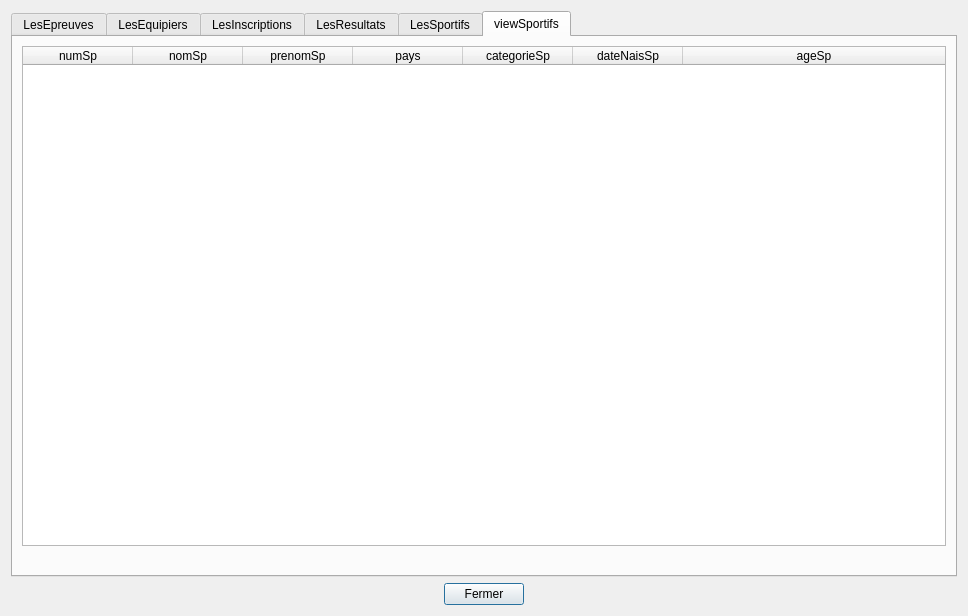
<?xml version="1.0" encoding="UTF-8"?>
<ui version="4.0">
 <class>tablesData</class>
 <widget class="QDialog" name="tablesData">
  <property name="geometry">
   <rect>
    <x>0</x>
    <y>0</y>
    <width>968</width>
    <height>616</height>
   </rect>
  </property>
  <property name="sizePolicy">
   <sizepolicy hsizetype="Preferred" vsizetype="Preferred">
    <horstretch>0</horstretch>
    <verstretch>0</verstretch>
   </sizepolicy>
  </property>
  <property name="minimumSize">
   <size>
    <width>0</width>
    <height>0</height>
   </size>
  </property>
  <property name="windowTitle">
   <string>BD JO</string>
  </property>
  <layout class="QVBoxLayout" name="verticalLayout">
   <item>
    <widget class="QTabWidget" name="tabWidget">
     <property name="currentIndex">
      <number>5</number>
     </property>
     <widget class="QWidget" name="tabEpreuves">
      <attribute name="title">
       <string>LesEpreuves</string>
      </attribute>
      <layout class="QVBoxLayout" name="verticalLayout_2">
       <item>
        <widget class="QTableWidget" name="tableEpreuves">
         <property name="sizePolicy">
          <sizepolicy hsizetype="Expanding" vsizetype="Expanding">
           <horstretch>0</horstretch>
           <verstretch>0</verstretch>
          </sizepolicy>
         </property>
         <property name="minimumSize">
          <size>
           <width>0</width>
           <height>400</height>
          </size>
         </property>
         <property name="baseSize">
          <size>
           <width>0</width>
           <height>0</height>
          </size>
         </property>
         <property name="layoutDirection">
          <enum>Qt::LeftToRight</enum>
         </property>
         <property name="sizeAdjustPolicy">
          <enum>QAbstractScrollArea::AdjustToContents</enum>
         </property>
         <property name="sortingEnabled">
          <bool>true</bool>
         </property>
         <property name="columnCount">
          <number>6</number>
         </property>
         <attribute name="horizontalHeaderCascadingSectionResizes">
          <bool>true</bool>
         </attribute>
         <attribute name="horizontalHeaderDefaultSectionSize">
          <number>150</number>
         </attribute>
         <attribute name="horizontalHeaderHighlightSections">
          <bool>true</bool>
         </attribute>
         <attribute name="horizontalHeaderMinimumSectionSize">
          <number>50</number>
         </attribute>
         <attribute name="horizontalHeaderShowSortIndicator" stdset="0">
          <bool>true</bool>
         </attribute>
         <attribute name="horizontalHeaderStretchLastSection">
          <bool>true</bool>
         </attribute>
         <attribute name="verticalHeaderVisible">
          <bool>false</bool>
         </attribute>
         <column>
          <property name="text">
           <string>numEp</string>
          </property>
         </column>
         <column>
          <property name="text">
           <string>nomEp</string>
          </property>
         </column>
         <column>
          <property name="text">
           <string>formeEp</string>
          </property>
         </column>
         <column>
          <property name="text">
           <string>categorieEp</string>
          </property>
         </column>
         <column>
          <property name="text">
           <string>nbSportifsEp</string>
          </property>
         </column>
         <column>
          <property name="text">
           <string>dateEp</string>
          </property>
         </column>
        </widget>
       </item>
       <item>
        <widget class="QLabel" name="label_epreuves">
         <property name="palette">
          <palette>
           <active>
            <colorrole role="WindowText">
             <brush brushstyle="SolidPattern">
              <color alpha="255">
               <red>255</red>
               <green>0</green>
               <blue>0</blue>
              </color>
             </brush>
            </colorrole>
           </active>
           <inactive>
            <colorrole role="WindowText">
             <brush brushstyle="SolidPattern">
              <color alpha="255">
               <red>255</red>
               <green>0</green>
               <blue>0</blue>
              </color>
             </brush>
            </colorrole>
           </inactive>
           <disabled>
            <colorrole role="WindowText">
             <brush brushstyle="SolidPattern">
              <color alpha="255">
               <red>120</red>
               <green>120</green>
               <blue>120</blue>
              </color>
             </brush>
            </colorrole>
           </disabled>
          </palette>
         </property>
         <property name="text">
          <string/>
         </property>
         <property name="scaledContents">
          <bool>true</bool>
         </property>
         <property name="alignment">
          <set>Qt::AlignCenter</set>
         </property>
        </widget>
       </item>
      </layout>
     </widget>
     <widget class="QWidget" name="tabEquipiers">
      <attribute name="title">
       <string>LesEquipiers</string>
      </attribute>
      <layout class="QVBoxLayout" name="verticalLayout_4">
       <item>
        <widget class="QTableWidget" name="tableEquipiers">
         <property name="sizePolicy">
          <sizepolicy hsizetype="Expanding" vsizetype="Expanding">
           <horstretch>0</horstretch>
           <verstretch>0</verstretch>
          </sizepolicy>
         </property>
         <property name="minimumSize">
          <size>
           <width>0</width>
           <height>400</height>
          </size>
         </property>
         <property name="baseSize">
          <size>
           <width>0</width>
           <height>0</height>
          </size>
         </property>
         <property name="columnCount">
          <number>2</number>
         </property>
         <attribute name="horizontalHeaderDefaultSectionSize">
          <number>200</number>
         </attribute>
         <attribute name="horizontalHeaderMinimumSectionSize">
          <number>50</number>
         </attribute>
         <attribute name="horizontalHeaderStretchLastSection">
          <bool>true</bool>
         </attribute>
         <attribute name="verticalHeaderVisible">
          <bool>false</bool>
         </attribute>
         <column>
          <property name="text">
           <string>numEq</string>
          </property>
         </column>
         <column>
          <property name="text">
           <string>numSp</string>
          </property>
         </column>
        </widget>
       </item>
       <item>
        <widget class="QLabel" name="label_equipiers">
         <property name="palette">
          <palette>
           <active>
            <colorrole role="WindowText">
             <brush brushstyle="SolidPattern">
              <color alpha="255">
               <red>255</red>
               <green>0</green>
               <blue>0</blue>
              </color>
             </brush>
            </colorrole>
           </active>
           <inactive>
            <colorrole role="WindowText">
             <brush brushstyle="SolidPattern">
              <color alpha="255">
               <red>255</red>
               <green>0</green>
               <blue>0</blue>
              </color>
             </brush>
            </colorrole>
           </inactive>
           <disabled>
            <colorrole role="WindowText">
             <brush brushstyle="SolidPattern">
              <color alpha="255">
               <red>120</red>
               <green>120</green>
               <blue>120</blue>
              </color>
             </brush>
            </colorrole>
           </disabled>
          </palette>
         </property>
         <property name="text">
          <string/>
         </property>
         <property name="alignment">
          <set>Qt::AlignCenter</set>
         </property>
        </widget>
       </item>
      </layout>
     </widget>
     <widget class="QWidget" name="tabInscriptions">
      <attribute name="title">
       <string>LesInscriptions</string>
      </attribute>
      <layout class="QVBoxLayout" name="verticalLayout_5">
       <item>
        <widget class="QTableWidget" name="tableInscriptions">
         <attribute name="horizontalHeaderDefaultSectionSize">
          <number>200</number>
         </attribute>
         <attribute name="horizontalHeaderMinimumSectionSize">
          <number>50</number>
         </attribute>
         <attribute name="horizontalHeaderStretchLastSection">
          <bool>true</bool>
         </attribute>
         <attribute name="verticalHeaderVisible">
          <bool>false</bool>
         </attribute>
         <column>
          <property name="text">
           <string>numIn</string>
          </property>
         </column>
         <column>
          <property name="text">
           <string>numEp</string>
          </property>
         </column>
        </widget>
       </item>
       <item>
        <widget class="QLabel" name="label_inscriptions">
         <property name="palette">
          <palette>
           <active>
            <colorrole role="WindowText">
             <brush brushstyle="SolidPattern">
              <color alpha="255">
               <red>255</red>
               <green>0</green>
               <blue>0</blue>
              </color>
             </brush>
            </colorrole>
           </active>
           <inactive>
            <colorrole role="WindowText">
             <brush brushstyle="SolidPattern">
              <color alpha="255">
               <red>255</red>
               <green>0</green>
               <blue>0</blue>
              </color>
             </brush>
            </colorrole>
           </inactive>
           <disabled>
            <colorrole role="WindowText">
             <brush brushstyle="SolidPattern">
              <color alpha="255">
               <red>120</red>
               <green>120</green>
               <blue>120</blue>
              </color>
             </brush>
            </colorrole>
           </disabled>
          </palette>
         </property>
         <property name="text">
          <string/>
         </property>
         <property name="alignment">
          <set>Qt::AlignCenter</set>
         </property>
        </widget>
       </item>
      </layout>
     </widget>
     <widget class="QWidget" name="tabResultats">
      <attribute name="title">
       <string>LesResultats</string>
      </attribute>
      <layout class="QVBoxLayout" name="verticalLayout_6">
       <item>
        <widget class="QTableWidget" name="tableResultats">
         <attribute name="horizontalHeaderDefaultSectionSize">
          <number>200</number>
         </attribute>
         <attribute name="horizontalHeaderMinimumSectionSize">
          <number>50</number>
         </attribute>
         <attribute name="horizontalHeaderStretchLastSection">
          <bool>true</bool>
         </attribute>
         <attribute name="verticalHeaderVisible">
          <bool>false</bool>
         </attribute>
         <column>
          <property name="text">
           <string>numEp</string>
          </property>
         </column>
         <column>
          <property name="text">
           <string>gold</string>
          </property>
         </column>
         <column>
          <property name="text">
           <string>silver</string>
          </property>
         </column>
         <column>
          <property name="text">
           <string>bronze</string>
          </property>
         </column>
        </widget>
       </item>
       <item>
        <widget class="QLabel" name="label_resultats">
         <property name="palette">
          <palette>
           <active>
            <colorrole role="WindowText">
             <brush brushstyle="SolidPattern">
              <color alpha="255">
               <red>255</red>
               <green>0</green>
               <blue>0</blue>
              </color>
             </brush>
            </colorrole>
           </active>
           <inactive>
            <colorrole role="WindowText">
             <brush brushstyle="SolidPattern">
              <color alpha="255">
               <red>255</red>
               <green>0</green>
               <blue>0</blue>
              </color>
             </brush>
            </colorrole>
           </inactive>
           <disabled>
            <colorrole role="WindowText">
             <brush brushstyle="SolidPattern">
              <color alpha="255">
               <red>120</red>
               <green>120</green>
               <blue>120</blue>
              </color>
             </brush>
            </colorrole>
           </disabled>
          </palette>
         </property>
         <property name="text">
          <string/>
         </property>
         <property name="alignment">
          <set>Qt::AlignCenter</set>
         </property>
        </widget>
       </item>
      </layout>
     </widget>
     <widget class="QWidget" name="tabSportifs">
      <attribute name="title">
       <string>LesSportifs</string>
      </attribute>
      <layout class="QVBoxLayout" name="verticalLayout_7">
       <item>
        <widget class="QTableWidget" name="tableSportifs">
         <attribute name="horizontalHeaderDefaultSectionSize">
          <number>110</number>
         </attribute>
         <attribute name="horizontalHeaderMinimumSectionSize">
          <number>50</number>
         </attribute>
         <attribute name="horizontalHeaderStretchLastSection">
          <bool>true</bool>
         </attribute>
         <attribute name="verticalHeaderVisible">
          <bool>false</bool>
         </attribute>
         <column>
          <property name="text">
           <string>numSp</string>
          </property>
         </column>
         <column>
          <property name="text">
           <string>nomSp</string>
          </property>
         </column>
         <column>
          <property name="text">
           <string>prenomSp</string>
          </property>
         </column>
         <column>
          <property name="text">
           <string>pays</string>
          </property>
         </column>
         <column>
          <property name="text">
           <string>categorieSp</string>
          </property>
         </column>
         <column>
          <property name="text">
           <string>dateNaisSp</string>
          </property>
         </column>
        </widget>
       </item>
       <item>
        <widget class="QLabel" name="label_sportifs">
         <property name="text">
          <string/>
         </property>
         <property name="alignment">
          <set>Qt::AlignCenter</set>
         </property>
        </widget>
       </item>
      </layout>
     </widget>
     <widget class="QWidget" name="vueSportifs">
      <attribute name="title">
       <string>viewSportifs</string>
      </attribute>
      <layout class="QVBoxLayout" name="verticalLayout_9">
       <item>
        <widget class="QTableWidget" name="VueSportifs">
         <attribute name="horizontalHeaderDefaultSectionSize">
          <number>110</number>
         </attribute>
         <attribute name="horizontalHeaderMinimumSectionSize">
          <number>50</number>
         </attribute>
         <attribute name="horizontalHeaderStretchLastSection">
          <bool>true</bool>
         </attribute>
         <attribute name="verticalHeaderVisible">
          <bool>false</bool>
         </attribute>
         <column>
          <property name="text">
           <string>numSp</string>
          </property>
         </column>
         <column>
          <property name="text">
           <string>nomSp</string>
          </property>
         </column>
         <column>
          <property name="text">
           <string>prenomSp</string>
          </property>
         </column>
         <column>
          <property name="text">
           <string>pays</string>
          </property>
         </column>
         <column>
          <property name="text">
           <string>categorieSp</string>
          </property>
         </column>
         <column>
          <property name="text">
           <string>dateNaisSp</string>
          </property>
         </column>
         <column>
          <property name="text">
           <string>ageSp</string>
          </property>
         </column>
        </widget>
       </item>
       <item>
        <widget class="QLabel" name="label_sportifsView">
         <property name="text">
          <string/>
         </property>
        </widget>
       </item>
      </layout>
     </widget>
    </widget>
   </item>
   <item>
    <layout class="QHBoxLayout" name="horizontalLayout">
     <item>
      <spacer name="horizontalSpacer">
       <property name="orientation">
        <enum>Qt::Horizontal</enum>
       </property>
       <property name="sizeHint" stdset="0">
        <size>
         <width>40</width>
         <height>20</height>
        </size>
       </property>
      </spacer>
     </item>
     <item>
      <widget class="QPushButton" name="pushButton">
       <property name="text">
        <string>Fermer</string>
       </property>
      </widget>
     </item>
     <item>
      <spacer name="horizontalSpacer_2">
       <property name="orientation">
        <enum>Qt::Horizontal</enum>
       </property>
       <property name="sizeHint" stdset="0">
        <size>
         <width>40</width>
         <height>20</height>
        </size>
       </property>
      </spacer>
     </item>
    </layout>
   </item>
  </layout>
 </widget>
 <resources/>
 <connections>
  <connection>
   <sender>pushButton</sender>
   <signal>clicked()</signal>
   <receiver>tablesData</receiver>
   <slot>close()</slot>
   <hints>
    <hint type="sourcelabel">
     <x>360</x>
     <y>575</y>
    </hint>
    <hint type="destinationlabel">
     <x>323</x>
     <y>169</y>
    </hint>
   </hints>
  </connection>
 </connections>
 <slots>
  <slot>refreshSpectaclesData()</slot>
  <slot>refreshZonesData()</slot>
  <slot>refreshRepresentationsData()</slot>
 </slots>
</ui>
